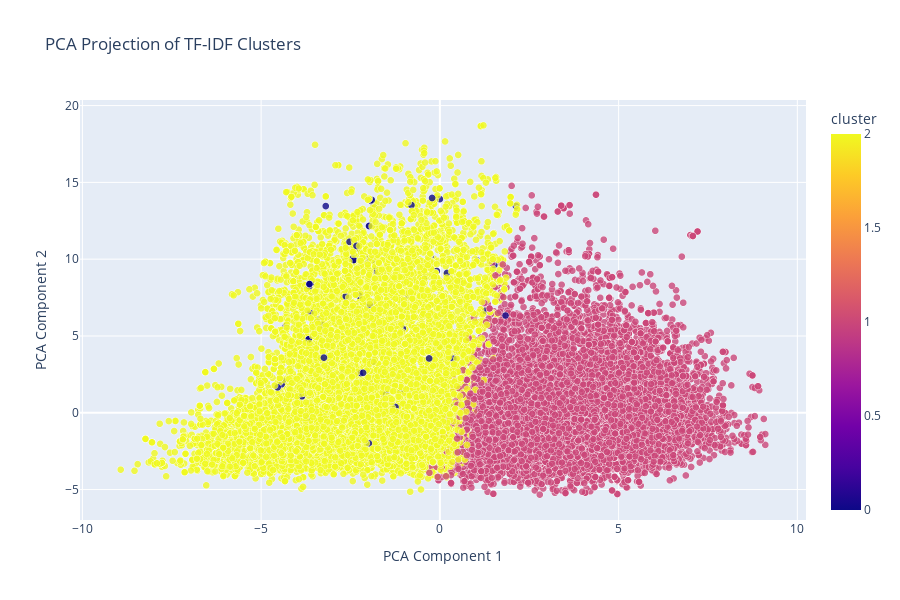

Notebook source saved alongside this figure:
### Code cell
import pandas as pd
import plotly.express as px
from sklearn.decomposition import PCA

# Step 1: Run PCA on your TF-IDF or scaled data
pca = PCA(n_components=2)
X_pca = pca.fit_transform(X_scaled)

# Step 2: Create a DataFrame for plotting
pca_df = pd.DataFrame(X_pca, columns=['PCA1', 'PCA2'])
pca_df['cluster'] = df['cluster']

# Step 3: Plot using Plotly
fig = px.scatter(
    pca_df,
    x='PCA1',
    y='PCA2',
    color='cluster',
    title='PCA Projection of TF-IDF Clusters',
    labels={'PCA1': 'PCA Component 1', 'PCA2': 'PCA Component 2'},
    opacity=0.8,
    width=900,
    height=600
)

fig.update_traces(marker=dict(size=7, line=dict(width=0.5, color='white')))
fig.update_layout(legend_title='Cluster')
fig.show()

### Figure 1 — Plotly figure (JSON) as saved in the notebook; plotly's stock layout.template omitted (floating-point values rounded to 4 significant figures; data arrays with more than 128 entries replaced by an {"elided": "..."} marker saying what was removed)
{"data": [{"hovertemplate": "PCA Component 1=%{x}<br>PCA Component 2=%{y}<br>cluster=%{marker.color}<extra></extra>", "legendgroup": "", "marker": {"color": {"elided": "72498 int values"}, "coloraxis": "coloraxis", "line": {"color": "white", "width": 0.5}, "opacity": 0.8, "size": 7, "symbol": "circle"}, "mode": "markers", "name": "", "showlegend": false, "type": "scattergl", "x": {"elided": "72498 float values"}, "xaxis": "x", "y": {"elided": "72498 float values"}, "yaxis": "y"}], "layout": {"coloraxis": {"colorbar": {"title": {"text": "cluster"}}, "colorscale": [[0, "#0d0887"], [0.1111, "#46039f"], [0.2222, "#7201a8"], [0.3333, "#9c179e"], [0.4444, "#bd3786"], [0.5556, "#d8576b"], [0.6667, "#ed7953"], [0.7778, "#fb9f3a"], [0.8889, "#fdca26"], [1, "#f0f921"]]}, "height": 600, "legend": {"title": {"text": "Cluster"}, "tracegroupgap": 0}, "title": {"text": "PCA Projection of TF-IDF Clusters"}, "width": 900, "xaxis": {"anchor": "y", "domain": [0, 1], "title": {"text": "PCA Component 1"}}, "yaxis": {"anchor": "x", "domain": [0, 1], "title": {"text": "PCA Component 2"}}}}
